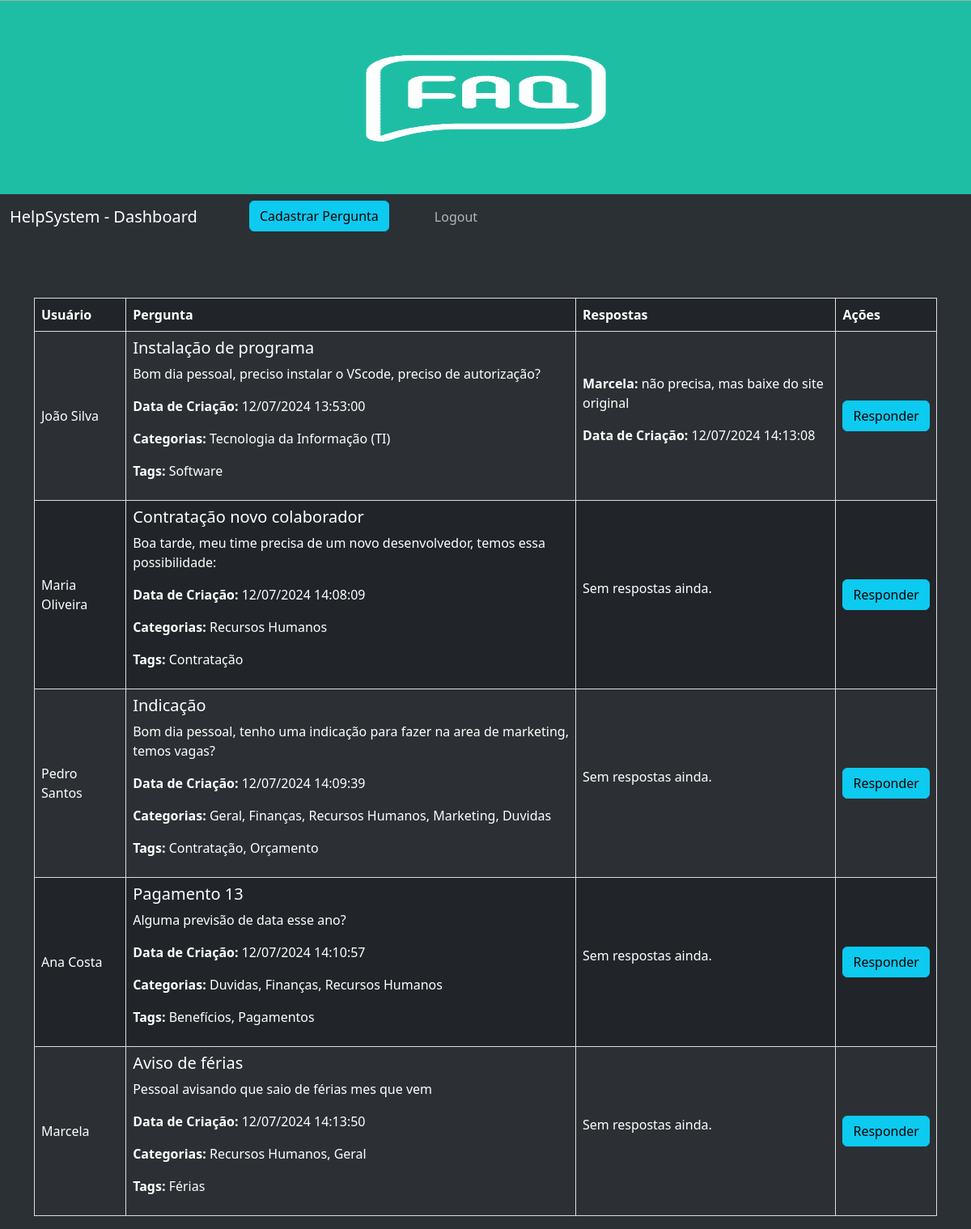
The page /dashboard/2 (signed in) on the database its author committed.
### app.py (models this page shows)
class Question(db.Model):
    id = db.Column(db.Integer, primary_key=True)
    titulo = db.Column(db.String(200), nullable=False)
    conteudo = db.Column(db.Text, nullable=False)
    data_criacao = db.Column(db.DateTime, nullable=False, default=datetime.utcnow)
    user_id = db.Column(db.Integer, db.ForeignKey('user.id'), nullable=False)
    categorias = db.relationship('Category', secondary='question_category', lazy='subquery',
        backref=db.backref('question_categorias', lazy=True))
    tags = db.relationship('Tag', secondary='question_tag', lazy='subquery',
        backref=db.backref('question_tags', lazy=True))
    answers = db.relationship('Answer', backref='question', lazy=True)

class User(db.Model, UserMixin):
    id = db.Column(db.Integer, primary_key=True)
    nome = db.Column(db.String(150), nullable=False)
    email = db.Column(db.String(150), unique=True, nullable=False)
    senha = db.Column(db.String(150), nullable=False)
    perguntas = db.relationship('Question', backref='autor', lazy=True)

class Category(db.Model):
    id = db.Column(db.Integer, primary_key=True)
    name = db.Column(db.String(50), nullable=False, unique=True)

class Tag(db.Model):
    id = db.Column(db.Integer, primary_key=True)
    name = db.Column(db.String(50), nullable=False, unique=True)

class Answer(db.Model):
    id = db.Column(db.Integer, primary_key=True)
    content = db.Column(db.Text, nullable=False)
    data_criacao = db.Column(db.DateTime, nullable=False, default=datetime.utcnow)
    question_id = db.Column(db.Integer, db.ForeignKey('question.id'), nullable=False)
    user_id = db.Column(db.Integer, db.ForeignKey('user.id'), nullable=False)
    user = db.relationship('User', backref='answers', lazy=True)

### app.py (the view)
@app.route('/dashboard/<int:user_id>')
@login_required
def dashboard(user_id):
    user = User.query.get_or_404(user_id)
    perguntas = Question.query.all()
    return render_template('dashboard.html', user=user, perguntas=perguntas)

### app.py (called while the page is built)
@login_manager.user_loader
def load_user(user_id):
    return User.query.get(int(user_id))

### templates/dashboard.html (shortened to what this page needs)
<!DOCTYPE html>
<html lang="pt-BR" data-bs-theme="dark">
<head>
    <link href="https://cdn.jsdelivr.net/npm/bootstrap@5.3.3/dist/css/bootstrap.min.css" rel="stylesheet">
    <link rel="stylesheet" href="{{ url_for('static', filename='assets/css/style.css') }}">
</head>
<body class="d-flex bg-body-tertiary">
    <div class="wrapper">
        <img src="{{ url_for('static', filename='assets/img/faq.png') }}" class="img-faq" alt="Faq">
        <nav class="navbar navbar-expand-lg bg-body-tertiary">
            <div class="container-fluid d-flex">
                <a class="navbar-brand" href="#">HelpSystem - Dashboard</a>
                <div class="collapse navbar-collapse" id="navbarSupportedContent">
                    <ul class="navbar-nav me-auto mb-2 mb-lg-0">
                        <li class="nav-item">
                            <button type="button" class="btn btn-info ms-5" onclick="location.href='{{ url_for('nova_pergunta') }}'">Cadastrar Pergunta</button>
                        </li>
                        <li class="nav-item">
                            <a class="nav-link ms-5" href="{{ url_for('index') }}">Logout</a>
                        </li>
                    </ul>
                </div>
            </div>
        </nav>
        <div class="container mt-4">
            <table class="table table-dark table-striped align-middle">
                <thead>
                    <tr>
                        <th>Usuário</th>
                        <th>Pergunta</th>
                        <th>Respostas</th>
                        <th>Ações</th>
                    </tr>
                </thead>
                <tbody>
                    {% for question in perguntas %}
                    <tr>
                        <td>{{ question.autor.nome }}</td>
                        <td>
                            <h5>{{ question.titulo }}</h5>
                            <p>{{ question.conteudo }}</p>
                            <p><strong>Data de Criação:</strong> {{ question.data_criacao.strftime('%d/%m/%Y %H:%M:%S') }}</p>
                            <p><strong>Categorias:</strong> {% for cat in question.categorias %}{{ cat.name }}{% if not loop.last %}, {% endif %}{% endfor %}</p>
                            <p><strong>Tags:</strong> {% for tag in question.tags %}{{ tag.name }}{% if not loop.last %}, {% endif %}{% endfor %}</p>
                        </td>
                        <td>
                            {% if question.answers %}
                                {% for answer in question.answers %}
                                <p><strong>{{ answer.user.nome }}:</strong> {{ answer.content }}</p>
                                <p><strong>Data de Criação:</strong> {{ answer.data_criacao.strftime('%d/%m/%Y %H:%M:%S') }}</p>
                                {% endfor %}
                            {% else %}
                                <p>Sem respostas ainda.</p>
                            {% endif %}
                        </td>
                        <td>
                            <button type="button" class="btn btn-info" onclick="location.href='{{ url_for('nova_resposta', question_id=question.id) }}'">Responder</button>
                        </td>
                    </tr>
                    {% endfor %}
                </tbody>
            </table>
        </div>
    </div>
</body>
</html>

### static/assets/css/style.css (style rules this page uses)
html, body { padding: 0; margin: 0; box-sizing: border-box; height: 100%; }
a { text-decoration: none; color: #fff; }
.container { display: flex; justify-content: center; align-items: center; }
.img-faq { width: 100vw; height: 30vh; }
table { margin-top: 3em; width: 100%; border-collapse: collapse; }
th, td { border: 1px solid #ddd; padding: 8px; }
th { background-color: #f2f2f2; text-align: left; color: #222121; }

### rows shown on the page
Question: autor.nome "João Silva", titulo "Instalação de programa", conteudo "Bom dia pessoal, preciso instalar o VScode, preciso de autorização?", data_criacao "12/07/2024 13:53:00"
Category: name "Tecnologia da Informação (TI)"
Tag: name "Software"
Answer: user.nome "Marcela", content "não precisa, mas baixe do site original", data_criacao "12/07/2024 14:13:08"
Question: autor.nome "Maria Oliveira", titulo "Contratação novo colaborador", conteudo "Boa tarde, meu time precisa de um novo desenvolvedor, temos essa possibilidade:", data_criacao "12/07/2024 14:08:09", shows "Sem respostas ainda."
Category: name "Recursos Humanos"
Tag: name "Contratação"
Question: autor.nome "Pedro Santos", titulo "Indicação", conteudo "Bom dia pessoal, tenho uma indicação para fazer na area de marketing, temos vagas?", data_criacao "12/07/2024 14:09:39", shows "Sem respostas ainda."
Category: name "Geral"
Category: name "Finanças"
Category: name "Marketing"
Category: name "Duvidas"
Tag: name "Orçamento"
Question: autor.nome "Ana Costa", titulo "Pagamento 13", conteudo "Alguma previsão de data esse ano?", data_criacao "12/07/2024 14:10:57", shows "Sem respostas ainda."
Tag: name "Benefícios"
Tag: name "Pagamentos"
Question: autor.nome "Marcela", titulo "Aviso de férias", conteudo "Pessoal avisando que saio de férias mes que vem", data_criacao "12/07/2024 14:13:50", shows "Sem respostas ainda."
Tag: name "Férias"
